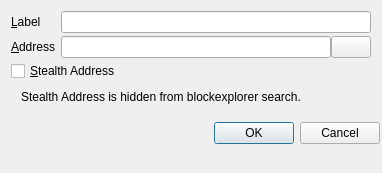
<?xml version="1.0" encoding="UTF-8"?>
<ui version="4.0">
 <class>EditAddressDialog</class>
 <widget class="QDialog" name="EditAddressDialog">
  <property name="geometry">
   <rect>
    <x>0</x>
    <y>0</y>
    <width>382</width>
    <height>173</height>
   </rect>
  </property>
  <property name="sizePolicy">
   <sizepolicy hsizetype="MinimumExpanding" vsizetype="Preferred">
    <horstretch>0</horstretch>
    <verstretch>0</verstretch>
   </sizepolicy>
  </property>
  <property name="minimumSize">
   <size>
    <width>300</width>
    <height>0</height>
   </size>
  </property>
  <property name="maximumSize">
   <size>
    <width>800</width>
    <height>16777215</height>
   </size>
  </property>
  <property name="windowTitle">
   <string>Edit Address</string>
  </property>
  <layout class="QVBoxLayout" name="verticalLayout">
   <property name="leftMargin">
    <number>2</number>
   </property>
   <property name="topMargin">
    <number>2</number>
   </property>
   <property name="rightMargin">
    <number>2</number>
   </property>
   <property name="bottomMargin">
    <number>2</number>
   </property>
   <item>
    <layout class="QHBoxLayout" name="actionBarLayout">
     <property name="spacing">
      <number>0</number>
     </property>
    </layout>
   </item>
   <item>
    <layout class="QFormLayout" name="formLayout">
     <property name="fieldGrowthPolicy">
      <enum>QFormLayout::AllNonFixedFieldsGrow</enum>
     </property>
     <property name="verticalSpacing">
      <number>3</number>
     </property>
     <property name="leftMargin">
      <number>9</number>
     </property>
     <property name="topMargin">
      <number>9</number>
     </property>
     <property name="rightMargin">
      <number>9</number>
     </property>
     <property name="bottomMargin">
      <number>0</number>
     </property>
     <item row="0" column="0">
      <widget class="QLabel" name="labelLabel">
       <property name="sizePolicy">
        <sizepolicy hsizetype="Fixed" vsizetype="Preferred">
         <horstretch>0</horstretch>
         <verstretch>0</verstretch>
        </sizepolicy>
       </property>
       <property name="minimumSize">
        <size>
         <width>40</width>
         <height>0</height>
        </size>
       </property>
       <property name="text">
        <string>&amp;Label</string>
       </property>
       <property name="buddy">
        <cstring>labelEdit</cstring>
       </property>
      </widget>
     </item>
     <item row="0" column="1">
      <widget class="QLineEdit" name="labelEdit">
       <property name="toolTip">
        <string>The label associated with this address book entry</string>
       </property>
      </widget>
     </item>
     <item row="2" column="0">
      <widget class="QLabel" name="labelAddress">
       <property name="sizePolicy">
        <sizepolicy hsizetype="Fixed" vsizetype="Preferred">
         <horstretch>0</horstretch>
         <verstretch>0</verstretch>
        </sizepolicy>
       </property>
       <property name="minimumSize">
        <size>
         <width>40</width>
         <height>0</height>
        </size>
       </property>
       <property name="text">
        <string>&amp;Address</string>
       </property>
       <property name="buddy">
        <cstring>addressEdit</cstring>
       </property>
      </widget>
     </item>
     <item row="2" column="1">
      <layout class="QHBoxLayout" name="defaultLayoutForAddress">
       <item>
        <widget class="QLineEdit" name="addressEdit">
         <property name="toolTip">
          <string>The address associated with this address book entry. This can only be modified for sending addresses.</string>
         </property>
        </widget>
       </item>
       <item>
        <widget class="QPushButton" name="pasteButton">
         <property name="text">
          <string notr="true"/>
         </property>
         <property name="icon">
          <iconset resource="../bitcoin.qrc">
           <normaloff>:/icons/editpaste</normaloff>:/icons/editpaste</iconset>
         </property>
        </widget>
       </item>
      </layout>
     </item>
     <item row="5" column="0" colspan="2">
      <widget class="QCheckBox" name="stealthCB">
       <property name="text">
        <string>&amp;Stealth Address</string>
       </property>
      </widget>
     </item>
    </layout>
   </item>
   <item>
    <layout class="QHBoxLayout" name="horizontalLayout">
     <property name="spacing">
      <number>3</number>
     </property>
     <property name="sizeConstraint">
      <enum>QLayout::SetNoConstraint</enum>
     </property>
     <property name="leftMargin">
      <number>9</number>
     </property>
     <property name="rightMargin">
      <number>9</number>
     </property>
     <property name="bottomMargin">
      <number>9</number>
     </property>
     <item>
      <widget class="QLabel" name="labelStealthInfo">
       <property name="maximumSize">
        <size>
         <width>48</width>
         <height>48</height>
        </size>
       </property>
       <property name="text">
        <string/>
       </property>
       <property name="scaledContents">
        <bool>false</bool>
       </property>
       <property name="wordWrap">
        <bool>false</bool>
       </property>
      </widget>
     </item>
     <item>
      <widget class="QLabel" name="labelHelpStealth">
       <property name="text">
        <string>Stealth Address is hidden from blockexplorer search.</string>
       </property>
      </widget>
     </item>
     <item>
      <spacer name="horizontalSpacer">
       <property name="orientation">
        <enum>Qt::Horizontal</enum>
       </property>
       <property name="sizeHint" stdset="0">
        <size>
         <width>40</width>
         <height>20</height>
        </size>
       </property>
      </spacer>
     </item>
    </layout>
   </item>
   <item>
    <layout class="QHBoxLayout" name="bottonBoxLayout">
     <item>
      <widget class="QDialogButtonBox" name="buttonBox">
       <property name="orientation">
        <enum>Qt::Horizontal</enum>
       </property>
       <property name="standardButtons">
        <set>QDialogButtonBox::Cancel|QDialogButtonBox::Ok</set>
       </property>
      </widget>
     </item>
    </layout>
   </item>
   <item>
    <spacer name="verticalSpacer">
     <property name="orientation">
      <enum>Qt::Vertical</enum>
     </property>
     <property name="sizeHint" stdset="0">
      <size>
       <width>20</width>
       <height>3</height>
      </size>
     </property>
    </spacer>
   </item>
  </layout>
 </widget>
 <resources>
  <include location="../bitcoin.qrc"/>
 </resources>
 <connections>
  <connection>
   <sender>buttonBox</sender>
   <signal>accepted()</signal>
   <receiver>EditAddressDialog</receiver>
   <slot>accept()</slot>
   <hints>
    <hint type="sourcelabel">
     <x>248</x>
     <y>254</y>
    </hint>
    <hint type="destinationlabel">
     <x>157</x>
     <y>274</y>
    </hint>
   </hints>
  </connection>
  <connection>
   <sender>buttonBox</sender>
   <signal>rejected()</signal>
   <receiver>EditAddressDialog</receiver>
   <slot>reject()</slot>
   <hints>
    <hint type="sourcelabel">
     <x>316</x>
     <y>260</y>
    </hint>
    <hint type="destinationlabel">
     <x>286</x>
     <y>274</y>
    </hint>
   </hints>
  </connection>
 </connections>
</ui>
